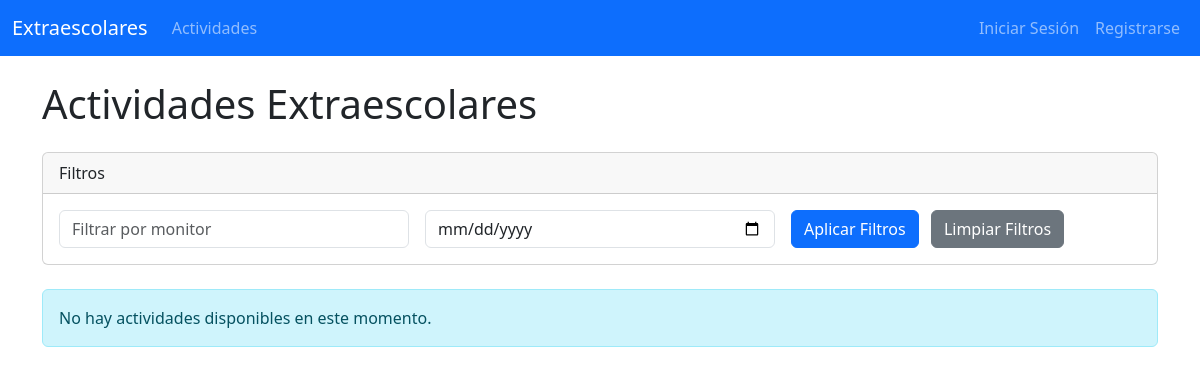
/, run on an earlier commit of the app's database.
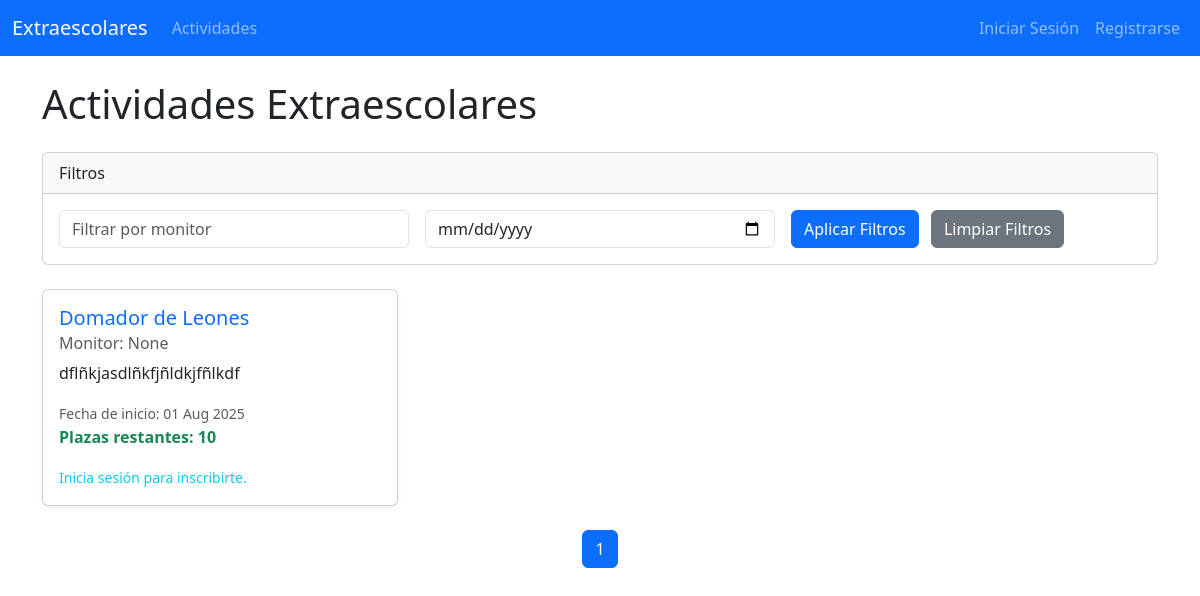
And on a later commit of the database.
### actividades/models.py (models this page shows, shortened)
class Actividad(models.Model):
    nombre = models.CharField(max_length=200)
    descripcion = models.TextField()
    monitor = models.ForeignKey(Monitor, on_delete=models.SET_NULL, null=True, blank=True)
    plazas_maximas = models.IntegerField()
    fecha_inicio = models.DateField()
    def plazas_restantes(self):
        inscripciones_actuales = self.inscripcion_set.count()
        return self.plazas_maximas - inscripciones_actuales

### actividades/views.py (the view)
# urls.py: path('', actividades_views.lista_actividades, name='lista_actividades'), # Página de inicio
def lista_actividades(request):
    actividades_list = Actividad.objects.all().order_by('fecha_inicio')
    monitor_filter = request.GET.get('monitor')
    curso_filter = request.GET.get('curso')
    fecha_filter = request.GET.get('fecha')
    if monitor_filter:
        actividades_list = actividades_list.filter(monitor__nombre_completo__icontains=monitor_filter)
    if curso_filter:
        pass
    if fecha_filter:
        actividades_list = actividades_list.filter(fecha_inicio=fecha_filter)
    paginator = Paginator(actividades_list, 5)  # 5 actividades por página
    page_number = request.GET.get('page')
    page_obj = paginator.get_page(page_number)
    context = {
        'page_obj': page_obj,
        'monitors': Actividad.objects.values_list('monitor', flat=True).distinct(),
    }
    return render(request, 'actividades/lista_actividades.html', context)

### templates/actividades/lista_actividades.html (shortened to what this page needs)
{% extends 'base.html' %}
{% block content %}
<h1 class="mb-4">Actividades Extraescolares</h1>
<div class="card mb-4">
    <div class="card-header">
        Filtros
    </div>
    <div class="card-body">
        <form method="GET" action="{% url 'lista_actividades' %}" class="row g-3 align-items-center">
            <div class="col-md-4">
                <input type="text" class="form-control" id="monitor-filter" name="monitor" placeholder="Filtrar por monitor" value="{{ request.GET.monitor }}">
            </div>
            <div class="col-md-4">
                <input type="date" class="form-control" id="fecha-filter" name="fecha" value="{{ request.GET.fecha }}">
            </div>
            <div class="col-md-auto">
                <button type="submit" class="btn btn-primary">Aplicar Filtros</button>
                <a href="{% url 'lista_actividades' %}" class="btn btn-secondary ms-2">Limpiar Filtros</a>
            </div>
        </form>
    </div>
</div>
{% if page_obj %}
    <div class="row row-cols-1 row-cols-md-2 row-cols-lg-3 g-4">
        {% for actividad in page_obj %}
        <div class="col">
            <div class="card h-100 shadow-sm">
                <div class="card-body">
                    <h5 class="card-title text-primary">{{ actividad.nombre }}</h5>
                    <h6 class="card-subtitle mb-2 text-muted">Monitor: {{ actividad.monitor }}</h6>
                    <p class="card-text">{{ actividad.descripcion|truncatechars:150 }}</p>
                    <p class="card-text">
                        <small class="text-muted">Fecha de inicio: {{ actividad.fecha_inicio|date:"d M Y" }}</small><br>
                        <strong class="{% if actividad.plazas_restantes <= 5 %}text-warning{% else %}text-success{% endif %}">
                            Plazas restantes: {{ actividad.plazas_restantes }}
                        </strong>
                    </p>
                    {% if user.is_authenticated and user.alumno %}
                        {% if actividad.plazas_restantes > 0 %}
                            <a href="{% url 'inscribirse_actividad' actividad.id %}" class="btn btn-success btn-sm">Inscribirse</a>
                        {% else %}
                            <button class="btn btn-danger btn-sm" disabled>Plazas Agotadas</button>
                        {% endif %}
                    {% elif not user.is_authenticated %}
                         <p class="card-text"><small class="text-info">Inicia sesión para inscribirte.</small></p>
                    {% endif %}
                </div>
            </div>
        </div>
        {% endfor %}
    </div>
    <nav aria-label="Page navigation" class="mt-4">
        <ul class="pagination justify-content-center">
            {% for num in page_obj.paginator.page_range %}
                {% if page_obj.number == num %}
                    <li class="page-item active"><a class="page-link" href="#">{{ num }}</a></li>
                {% elif num > page_obj.number|add:'-3' and num < page_obj.number|add:'3' %}
                    <li class="page-item"><a class="page-link" href="?page={{ num }}{% if request.GET.monitor %}&monitor={{ request.GET.monitor }}{% endif %}{% if request.GET.fecha %}&fecha={{ request.GET.fecha }}{% endif %}">{{ num }}</a></li>
                {% endif %}
            {% endfor %}
        </ul>
    </nav>
{% else %}
    <div class="alert alert-info" role="alert">
        No hay actividades disponibles en este momento.
    </div>
{% endif %}
{% endblock %}

What changed in the data, as far as the page shows it:
added Actividad: nombre "Domador de Leones", monitor "None", descripcion "dflñkjasdlñkfjñldkjfñlkdf", fecha_inicio "01 Aug 2025", plazas_restantes "10"
Also different on the page:
new list line: "1"
text no longer shown: "No hay actividades disponibles en este momento."
